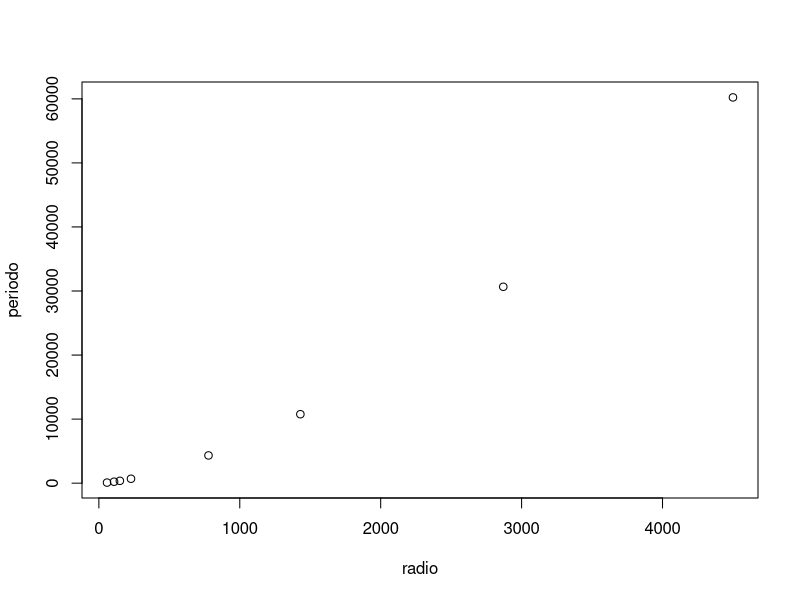
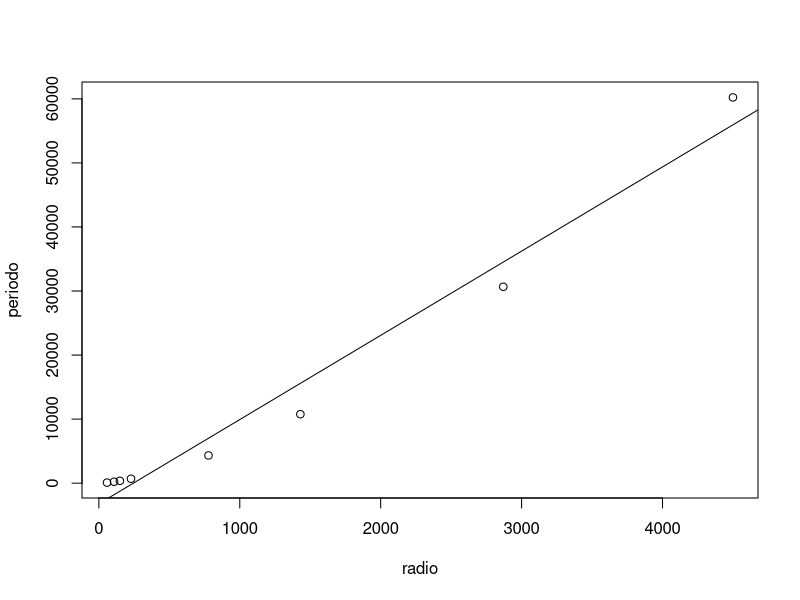
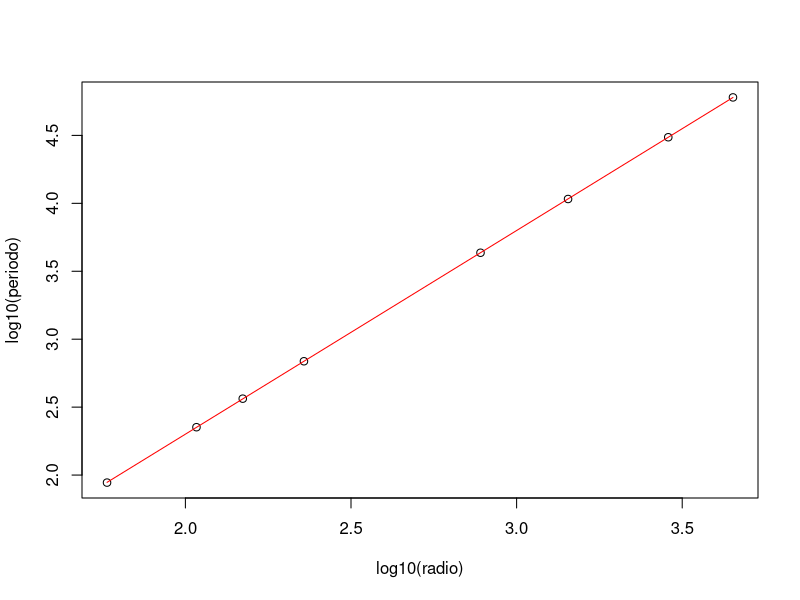

Reproduce these figures in R, in order.
#Radio de la orbita en 10^6 km
#Periodo en días
radio=c(58,108,149,228,778,1430, 2870, 4500)
periodo=c(88,225,365,688,4329,10764,30660,60225)

plot(periodo ~ radio)

lin_mod = lm(periodo ~ radio)

#Plotting the model
plot(periodo ~ radio)
abline(lin_mod)

#a is the starting value and b is the exponential start
nonlin_mod=nls(log10(periodo) ~ b+a*log10(radio),start=list(a=1.555,b=0.1)) 

#T^2=cte1*R^3
#T=cte2*R^3/2
#Log(T)=cte3+Log(R^3/2)
#Log(T)=cte3+(3/2)*Log(R)
plot(log10(periodo)~log10(radio))
lines(log10(radio),predict(nonlin_mod),col="red")
